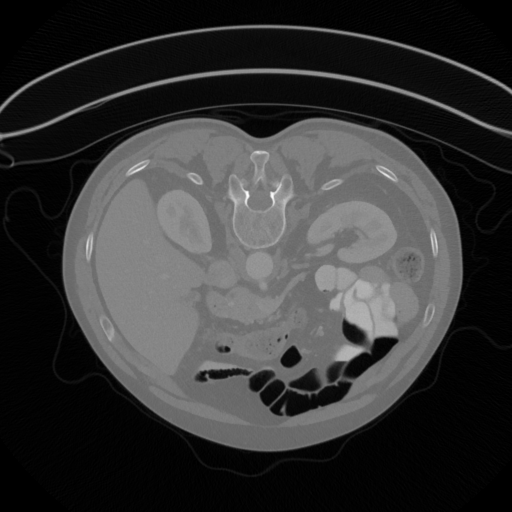
#> input picture examsets/Fall2022/data/dicom/1-162.dcm, 512 x 512 px
$ python exam.py
#> lines starting #> are read from the running program, lines starting #| are printed output that depends on the picture; pictures that were not available may be replaced by others from this repository, and a replacement may not be noted
import pydicom
import numpy as np
import matplotlib.pyplot as plt
import cv2
from skimage.metrics import structural_similarity as ssim

# Load the DICOM image
def load_dicom_image(file_path):
#> called with file_path = '1-162.dcm'
    dicom = pydicom.dcmread(file_path)
    image = dicom.pixel_array.astype(np.float32)
    return image

# Load ROI mask and extract pixel values
def extract_values(image, mask_path):
#> called with mask_path = 'LiverROI.png'
    mask = cv2.imread(mask_path, cv2.IMREAD_GRAYSCALE)
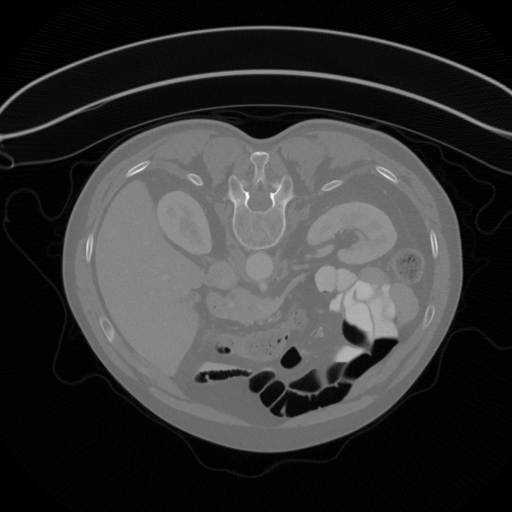
#> input picture examsets/Fall2022/data/dicom/1-162.png, 512 x 512 px, given in place of LiverROI.png, which was not available
#> mask is the input picture: shape (512, 512); min 0, max 253, mean 52.9
    return image[mask > 0]

# Dice score calculation
def dice_score(segmentation, ground_truth):
    intersection = np.logical_and(segmentation, ground_truth)
    return 2. * intersection.sum() / (segmentation.sum() + ground_truth.sum())

# Paths to the files
dicom_path = '1-162.dcm'
liver_mask_path = 'LiverROI.png'
kidney_mask_path = 'KidneyROI.png'
aorta_mask_path = 'AortaROI.png'
kidney_gt_path = 'KidneyROI.png'

# Read DICOM image
image = load_dicom_image(dicom_path)

# Extract pixel values
liver_values = extract_values(image, liver_mask_path)
kidney_values = extract_values(image, kidney_mask_path)
#> call 2 of extract_values, with mask_path = 'KidneyROI.png'
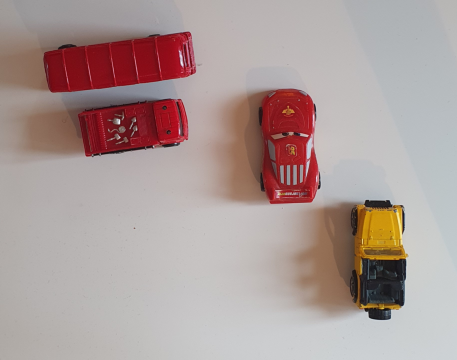
#> input picture examsets/Fall2022/data/ChangeDetection/change1.png, 457 x 360 px, given in place of KidneyROI.png, which was not available
#> in extract_values (call 2), `mask = cv2.imread(mask_path, cv2.IMREAD_GRAYSCALE)`:
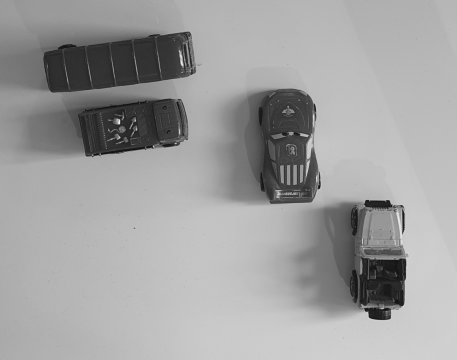
#> mask: shape (360, 457); min 14, max 244, mean 160.1
#> (the run stopped early here; a loop or call above may not have finished)
